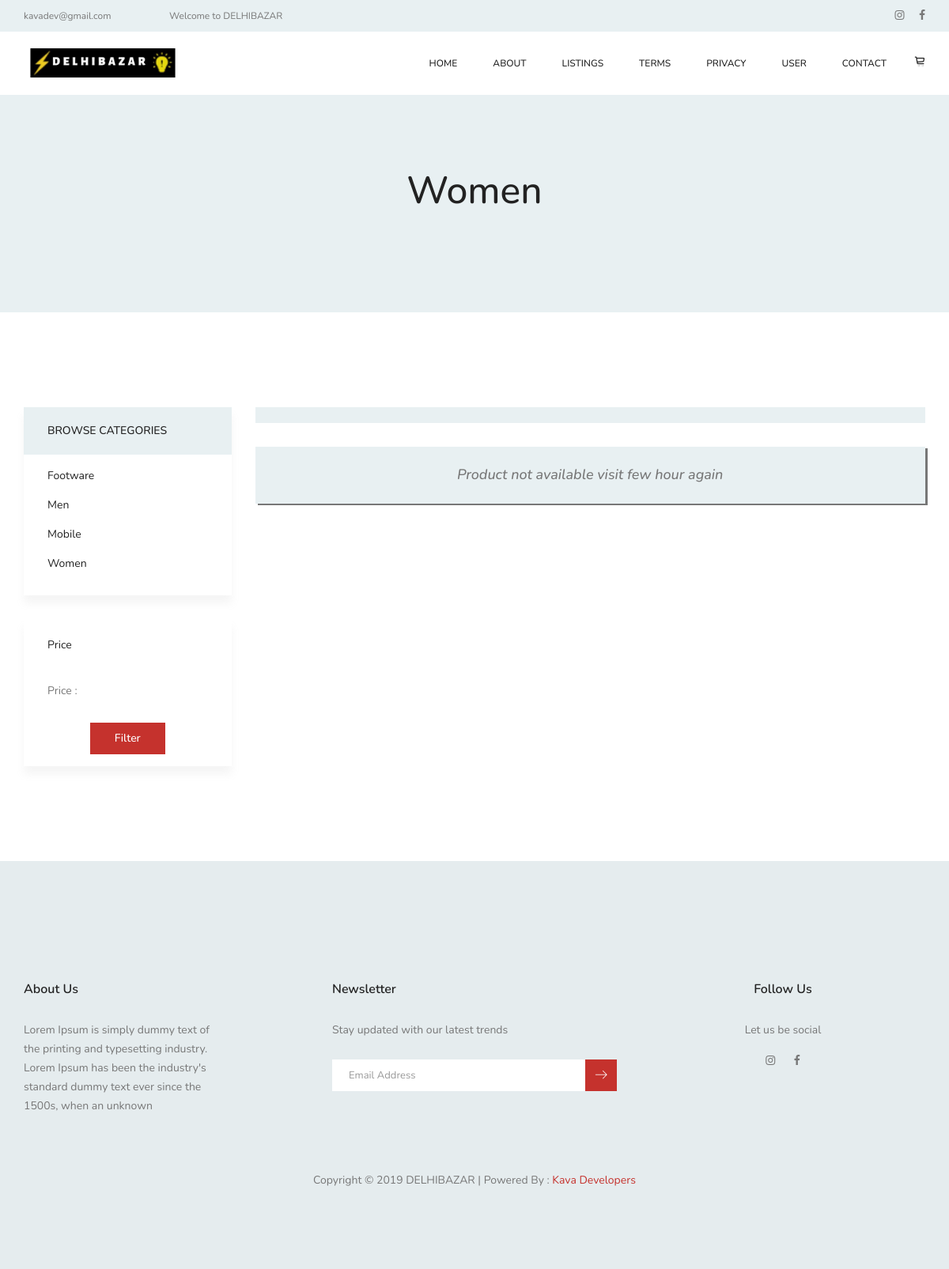
/products/list/1, run on the app's committed database.
### tables this page shows
CREATE TABLE IF NOT EXISTS `setting` (
  `id` int(11) NOT NULL AUTO_INCREMENT,
  `email` text NOT NULL,
  `support_email` text NOT NULL,
  `contact_email` text NOT NULL,
  `mobile` text NOT NULL,
  `city` text NOT NULL,
  `address` text NOT NULL,
  `opening_hours` text NOT NULL,
  `short_about` text NOT NULL,
  PRIMARY KEY (`id`)
);

CREATE TABLE IF NOT EXISTS `social_icon` (
  `id` int(11) NOT NULL AUTO_INCREMENT,
  `title` text NOT NULL,
  `class` text NOT NULL,
  `link` text NOT NULL,
  `created_at` datetime NOT NULL,
  PRIMARY KEY (`id`)
);

CREATE TABLE IF NOT EXISTS `category` (
  `id` int(11) NOT NULL AUTO_INCREMENT,
  `name` varchar(250) NOT NULL,
  `df` int(1) NOT NULL DEFAULT '0',
  PRIMARY KEY (`id`)
);

### application/core/MY_Loader.php (called while the page is built, shortened)
<?php
class MY_Loader extends CI_Loader {
    public function template1($template_name, $vars = array())
    {
        $this->view('template/header2');
        $this->view($template_name, $vars);
        $this->view('template/footer2');
    }
}
?>

### application/controllers/Products.php (called while the page is built, shortened)
<?php
class Products extends CI_Controller {
	function __construct(){
    	$this->load->model('product_model');
    	$this->load->model('rating_model');
		$this->load->library('pagination');
    	$this->perPage = 9;
    }
	public function list()
	{
		if($this->session->userdata('filter')){
			$min =  $this->session->userdata('filter')['min'];
			$max =  $this->session->userdata('filter')['max'];
		 }else{
			$min = 10;
			$max = 50000;
		 }
		$id = $this->uri->segment(3);
		if($id)
		{
			$data['category']		= $this->product_model->category_where($id);
			if($this->product_model->category_where($id))
			{
				$data['dynamic_category']		= $this->product_model->dynamic_category_data();
		        $conditions['returnType']   = 'count';
		        $page = $this->uri->segment(4);
		        $offset = !$page?0:$page;
		        $conditions['returnType'] = '';
		        $conditions['start'] 	  = $offset;
		        $conditions['limit'] 	  = $this->perPage;
		        $data['products'] 			  = $this->product_model->getRows($conditions,$id,$min,$max);
				$this->load->template1('product_category/index',$data);
			}else{
				redirect(base_url('error404'));
			}
		}else{
			redirect(base_url('error404'));
		}
	}
}

### index.php (called while the page is built, shortened)
<?php
require_once BASEPATH.'core/CodeIgniter.php';

### application/helpers/general_helper.php (called while the page is built, shortened)
<?php
function social_icons()
{
	$CI=&get_instance();
	return $CI->db->get('social_icon')->result_array();
}
function get_setting()
{
	$CI=&get_instance();
	return $CI->db->get_where('setting',['id' => '1'])->result_array()[0];
}
?>

### application/models/Product_model.php (called while the page is built, shortened)
<?php
class Product_model extends CI_Model
{
	public function get_category()
	{
		return $this->db->get_where('category',['df' => '0'])->result_array();
	}
	public function category_where($id)
	{
		return $this->db->get_Where('category',['id' => $id])->result_array();
	}
	public function dynamic_category_data()
	{			$this->db->order_by('rand()');
		return $this->db->get_where('category',['df' => 0],5)->result_array();
	}
	function getRows($params = array(),$id,$min,$max){
        $this->db->select('*');
        $this->db->where('category',$id);
        $this->db->where('amount >=',$min);
        $this->db->where('amount <=',$max);
        $this->db->from('product');
        if(array_key_exists("id",$params)){
            $this->db->where('id',$params['id']);
            $query = $this->db->get();
            $result = $query->row_array();
        }else{
            if(array_key_exists("start",$params) && array_key_exists("limit",$params)){
                $this->db->limit($params['limit'],$params['start']);
            }elseif(!array_key_exists("start",$params) && array_key_exists("limit",$params)){
                $this->db->limit($params['limit']);
            }
            if(array_key_exists("returnType",$params) && $params['returnType'] == 'count'){
                $result = $this->db->count_all_results();
            }else{
                $query = $this->db->get();
                $result = ($query->num_rows() > 0)?$query->result_array():FALSE;
            }
        }
        return $result;
    }
}

### application/views/product_category/index.php (the view, shortened to what this page needs)
<section class="banner_area">
    <div class="banner_inner d-flex align-items-center">
		<div class="container">
			<div class="banner_content text-center">
				<h2><?= $category[0]['name'] ?></h2>
			</div>
		</div>
    </div>
</section>
<section class="cat_product_area p_120">
	<div class="container">
		<div class="row flex-row-reverse">
			<div class="col-lg-9">
				<div class="product_top_bar">
				</div>
				<div class="latest_product_inner row">
					<?php if(!empty($products)) { ?>
						<?php foreach ($products as $key => $value) {
						$product_image = $this->product_model->product_image_where($value['id']);
						?>
							<div class="col-lg-4 col-md-4 col-sm-6">
								<div class="f_p_item">
									<div class="f_p_img">
										<?php if(!empty($product_image)) { ?>
												<img class="img-fluid" src="<?= base_url() ?>admin/uploads/product/<?= $this->product_model->product_image_where($value['id'])[0]['image'] ?>" alt="Product Image">
										<?php } else { ?>
											<img class="img-fluid" src="<?= base_url() ?>admin/uploads/product/no-image.png" alt="Product Image">
										<?php } ?>
										<div class="p_icon">
											<a href="#"><i class="lnr lnr-cart"></i></a>
										</div>
									</div>
									<a href="<?= base_url() ?>products/product_detail/<?= $value['hash'] ?>"><h4><?= $value['name'] ?></h4></a>
									<h5><?= $value['amount'] ?></h5>
								</div>
							</div>
						<?php } } else { ?>
							<div class="col-md-12 text-center">
								<div class="f_p_item" style="background-color: #e8f0f2;padding: 25px;font-style: oblique;box-shadow: 3px 2px;">
									<h5>Product not available visit few hour again </h5>
								</div>
							</div>
						<?php } ?>
				</div>
			</div>
			<div class="col-lg-3">
				<div class="left_sidebar_area">
					<aside class="left_widgets cat_widgets">
						<div class="l_w_title">
							<h3>Browse Categories</h3>
						</div>
						<div class="widgets_inner">
							<ul class="list">
								<?php foreach ($dynamic_category as $key => $value) { ?>
								<li><a href="<?= base_url() ?>products/list/<?= $value['id'] ?>"><?= $value['name'] ?></a></li>
								<?php } ?>
							</ul>
						</div>
					</aside>
					<aside class="left_widgets p_filter_widgets">
						<div class="widgets_inner">
							<h4>Price</h4>
							<div class="range_item">
								<div class="row m0">
									<label for="amount">Price : </label>
										<input type="text" id="amount" readonly style="width: 150px;">
								</div>
								<div class="col-md-12 text-center" style="margin-top: 20px;">
									<button type="button" id="filter" class="btn submit_btn">Filter</button>
								</div>
							</div>
						</div>
					</aside>
				</div>
			</div>
		</div>
	</div>
</section>

### application/views/template/header2.php (shortened to what this page needs)
<?php
$CI=&get_instance();
?>
<!doctype html>
<html lang="en">
    <head>
        <link rel="stylesheet" href="<?= base_url() ?>user_login/css/bootstrap.css">
        <link rel="stylesheet" href="<?= base_url() ?>user_login/vendors/linericon/style.css">
        <link rel="stylesheet" href="<?= base_url() ?>user_login/css/font-awesome.min.css">
        <link rel="stylesheet" href="<?= base_url() ?>user_login/vendors/owl-carousel/owl.carousel.min.css">
        <link rel="stylesheet" href="<?= base_url() ?>user_login/vendors/lightbox/simpleLightbox.css">
        <link rel="stylesheet" href="<?= base_url() ?>user_login/vendors/nice-select/css/nice-select.css">
        <link rel="stylesheet" href="<?= base_url() ?>user_login/vendors/animate-css/animate.css">
        <link rel="stylesheet" href="<?= base_url() ?>user_login/vendors/jquery-ui/jquery-ui.css">
        <link rel="stylesheet" href="<?= base_url() ?>user_login/css/style.css">
        <link rel="stylesheet" href="<?= base_url() ?>user_login/css/responsive.css">
        <link rel="stylesheet" href="<?= base_url() ?>user_login/alert/sweetalert.css">
    </head>
    <body>
        <header class="header_area">
        	<div class="top_menu row m0">
           		<div class="container">
					<div class="float-left">
						<a href="mailto:<?= get_setting()['email'] ?>"><?= get_setting()['email'] ?></a>
						<a href="#">Welcome to DELHIBAZAR</a>
					</div>
					<div class="float-right">
						<ul class="header_social">
							<?php foreach (social_icons() as $key => $value) { ?>
							<li><a href="<?= $value['link'] ?>" target="_blank"><i class="fa <?= $value['class'] ?>"></i></a></li>
							<?php } ?>
						</ul>
					</div>
           		</div>
           	</div>
           	<div class="main_menu">
            	<nav class="navbar navbar-expand-lg navbar-light main_box">
					<div class="container">
						 <a class="navbar-brand" href="<?= base_url(); ?>" style="width: 200px;" ><img src="<?= base_url(); ?>image/logo.png" style="width: 100%;"></a>
						<div class="collapse navbar-collapse offset" id="navbarSupportedContent">
							<ul class="nav navbar-nav menu_nav ml-auto">
								<li class="nav-item"><a class="nav-link" href="<?= base_url() ?>">Home</a></li>
								<li class="nav-item"><a class="nav-link" href="<?= base_url(); ?>pages/about">About</a></li>
								<li class="nav-item submenu dropdown">
									<a href="#" class="nav-link dropdown-toggle" data-toggle="dropdown" role="button" aria-haspopup="true" aria-expanded="false">Listings</a>
										<?php  foreach ($CI->product_model->get_category() as $key => $value) { ?>
										<li class="nav-item">
											<a class="nav-link" href="<?= base_url('products/list/').$value['id'] ?>"><?= $value['name'] ?></a>
										</li>
										<?php } ?>
								</li>
								<li class="nav-item"><a class="nav-link" href="<?= base_url(); ?>pages/terms">Terms</a></li>
								<li class="nav-item"><a class="nav-link" href="<?= base_url(); ?>pages/privacy">Privacy</a></li>
								<li class="nav-item submenu dropdown">
									<a href="#" class="nav-link dropdown-toggle" data-toggle="dropdown" role="button" aria-haspopup="true" aria-expanded="false">User</a>
								</li>
								<li class="nav-item"><a class="nav-link" href="<?= base_url(); ?>pages/contact">Contact</a></li>
							</ul>
							<ul class="nav navbar-nav navbar-right">
								<li class="nav-item"><a href="<?= base_url() ?>cart" class="cart"><i class="lnr lnr lnr-cart"></i>
								</a></li>
							</ul>
						</div>
					</div>
            	</nav>
            </div>
        </header>

### application/views/template/footer2.php (shortened to what this page needs)
        <footer class="footer-area">
            <div class="container">
                <div class="row">
                    <div class="col-lg-4  col-md-6 col-sm-6">
                        <div class="single-footer-widget">
                            <h6 class="footer_title">About Us</h6>
                            <p><?= nl2br(get_setting()['short_about']) ?></p>
                        </div>
                    </div>
                    <div class="col-lg-4 col-md-6 col-sm-6">
                        <div class="single-footer-widget">
                            <h6 class="footer_title">Newsletter</h6>
                            <p>Stay updated with our latest trends</p>
                            <form action="<?= base_url(); ?>welcome/save_newalatter" id="news_form" method="post" class="subscribe_form relative">
                                <div id="mc_embed_signup">
                                    <div class="input-group d-flex flex-row">
                                        <input name="email" id="news_email" placeholder="Email Address" onfocus="this.placeholder = ''" onblur="this.placeholder = 'Email Address '" type="email">
                                        <button type="submit" class="btn sub-btn"><span class="lnr lnr-arrow-right"></span></button>
                                    </div>
                                </div>
                            </form>
                        </div>
                    </div>
                    <div class="col-lg-4 col-md-6 col-sm-6 text-center">
                        <div class="single-footer-widget f_social_wd">
                            <h6 class="footer_title">Follow Us</h6>
                            <p style="text-align: center;max-width: none;">Let us be social</p>
                            <div class="f_social">
                                <?php foreach (social_icons() as $key => $value) { ?>
                                <a href="<?= $value['link'] ?>" target="_blank"><i class="fa <?= $value['class'] ?>"></i></a>
                                <?php } ?>
                            </div>
                        </div>
                    </div>
                </div>
                <div class="row footer-bottom d-flex justify-content-between align-items-center">
                    <p class="col-lg-12 footer-text text-center">
                    Copyright &copy 2019 DELHIBAZAR | Powered By : <a href="http://kavadevelopers.com" target="_blank">Kava Developers</a>
                    </p>
                </div>
            </div>
        </footer>
        <link rel="stylesheet" href="<?= base_url() ?>temp_1/css/jquery_validation.css">
    </body>
</html>

### data on the page
setting: email "kavadev@gmail.com", short_about "Lorem Ipsum is simply dummy text of the printing and typesetting industry. Lorem Ipsum has been the industry's standard dummy text ever since the 1500s, when an unknown"
category: name "Women"
category: name "Footware"
category: name "Men"
category: name "Mobile"
